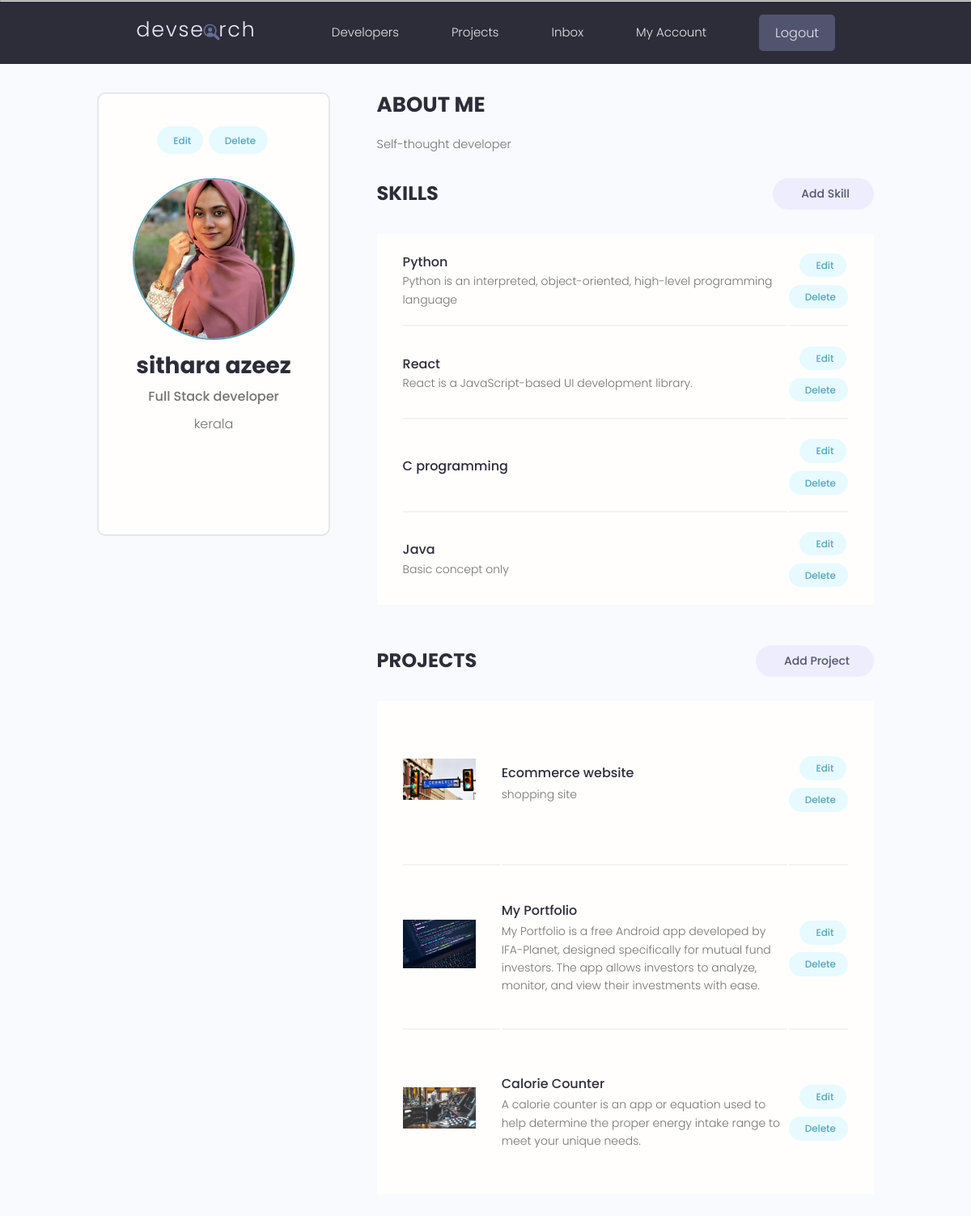
The app's page /account/ (signed in) with its own data.
### users/models.py (models this page shows, shortened)
class Profile(models.Model):
    user = models.OneToOneField(User, on_delete=models.CASCADE, null=True, blank=True )
    name = models.CharField(max_length=200, null=True, blank=True)
    username = models.CharField(max_length=200, null=True, blank=True)
    location = models.CharField(max_length=200, null=True, blank=True)
    email = models.EmailField(null=True, blank=True)
    short_intro = models.CharField(max_length=1000, null=True, blank=True)
    bio = models.TextField(null=True, blank=True)
    profile_image = models.ImageField(upload_to='profiles/', null=True, blank=True, default='profiles/user.png')
    social_github = models.CharField(max_length=2000, null = True, blank = True)
    social_twitter = models.CharField(max_length=2000, null = True, blank = True)
    social_youtube = models.CharField(max_length=2000, null = True, blank = True)
    social_linkedin = models.CharField(max_length=2000, null = True, blank = True)
    social_website = models.CharField(max_length=2000, null = True, blank = True)

class Skill(models.Model):
    owner = models.ForeignKey(Profile, on_delete=models.CASCADE, null=True, blank=True)
    name = models.CharField(max_length=100, null=True, blank=True)
    description = models.TextField(null=True, blank=True)
    created = models.DateTimeField(auto_now_add=True)

### project/models.py (models this page shows, shortened)
class Project(models.Model):
    owner = models.ForeignKey(Profile,on_delete=models.SET_NULL, null=True, blank=True)
    title = models.CharField(max_length = 200)
    image = models.ImageField(upload_to='photos/', null=True, blank=True, default="photos/default.jpg")
    description = models.TextField(null = True, blank = True)
    demo_link = models.CharField(max_length=2000, null = True, blank = True)
    source_link = models.CharField(max_length=2000, null = True, blank = True)
    tags = models.ManyToManyField('Tag',blank=True)
    created = models.DateTimeField(auto_now_add = True)
    published = models.DateTimeField(default=timezone.now)
    vote_total = models.IntegerField(default=0,null=True,blank=True)
    vote_ratio = models.IntegerField(default=0,null=True,blank=True)

### users/views.py (the view)
# urls.py: path('account/', views.userAccount, name='account'),
def userAccount(request):
    profile = request.user.profile
    context = {
        'profile':profile,
    }
    return render(request, 'users/account.html', context)

### users/templates/users/account.html (shortened to what this page needs)
{% extends 'main.html' %}
{% block content %}
<main class="settingsPage profile my-md">
    <div class="container">
      <div class="layout">
        <div class="column column--1of3">
          <div class="card text-center">
            <div class="card__body dev">
              <a class="tag tag--pill tag--main settings__btn" href="{% url 'users:edit-account' %}"> Edit</a>
              <a class="tag tag--pill tag--main settings__btn" href="{% url 'users:delete-account' %}?next=/account/"> Delete</a>
              <img class="avatar avatar--xl dev__avatar" src="{{profile.profile_image.url}}" />
              <h2 class="dev__name">{{profile.name}}</h2>
              <p class="dev__title">{{profile.short_intro | slice:"50"}}</p>
              <p class="dev__location">{{profile.location}}</p>
              <ul class="dev__social">
              </ul>
            </div>
          </div>
        </div>
        <div class="column column--2of3">
          <div class="devInfo">
            <h3 class="devInfo__title">About Me</h3>
            <p class="devInfo__about">
             {{profile.bio}}
            </p>
          </div>
          <div class="settings">
            <h3 class="settings__title">Skills</h3>
            <a class="tag tag--pill tag--sub settings__btn tag--lg" href="{% url 'users:create-skill' %}"> Add Skill</a>
          </div>
          <table class="settings__table">
            {% for skill in profile.skill_set.all %}
            <tr>
              <td class="settings__tableInfo">
                <h4>{{skill.name}}</h4>
                <p>
                    {{skill.description}}
                </p>
              </td>
              <td class="settings__tableActions">
                <a class="tag tag--pill tag--main settings__btn" href="{% url 'users:update-skill' skill.id %}"> Edit</a>
                <a class="tag tag--pill tag--main settings__btn" href="{% url 'users:delete-skill' skill.id %}?next=/account/">
                  Delete</a>
              </td>
            </tr>
            {% endfor %}
          </table>
          <div class="settings">
            <h3 class="settings__title">Projects</h3>
            <a class="tag tag--pill tag--sub settings__btn tag--lg" href="{% url 'project:create-project' %}"> Add Project</a>
          </div>
          <table class="settings__table">
            {% for project in profile.project_set.all %}
            <tr>
              <td class="settings__thumbnail">
                <a href="{% url 'project:project' project.id %}"><img src="{{project.image.url}}" alt="Project Thumbnail" /></a>
              </td>
              <td class="settings__tableInfo">
                <a href="{% url 'project:project' project.id %}">{{project.title}}</a>
                <p>
                    {{project.description}}
                </p>
              </td>
              <td class="settings__tableActions">
                <a class="tag tag--pill tag--main settings__btn" href="{% url 'project:update-project' project.id %}"> Edit</a>
                <a class="tag tag--pill tag--main settings__btn" href="{% url 'project:delete-project' project.id %}?next=/account/">
                  Delete</a>
              </td>
            </tr>
            {% endfor %}
          </table>
        </div>
      </div>
    </div>
  </main>
{% endblock %}

### static/styles/app.css (style rules this page uses)
:root { --color-sub: #2d2d39; }
.card { border: 2px solid var(--color-light); }
img { width: 100%; }
.profile .card > .dev { padding: 4rem; }
.dev__avatar { display: block; margin: auto; }
.dev__name { color: var(--color-sub); font-size: 2.8rem; font-weight: 700; margin-top: 1rem; margin-bottom: 0.5rem; }
.dev__title { font-size: 1.6rem; font-weight: 500; line-height: 1.3; }
.dev__location { margin-top: 1rem; }
.dev__social { margin: 3rem 0; list-style: none; display: flex; justify-content: center; gap: 1.5rem; }
.devInfo { margin-bottom: 3rem; }
.devInfo__title, .devInfo__subtitle { font-size: 2.6rem; color: var(--color-sub); text-transform: uppercase; font-weight: 700; margin-bottom: 1.5rem; }
.devInfo__about, .devSkill__info { font-size: 1.45rem; line-height: 1.7; text-align: justify; }
.settingsPage .dev > .settings__btn { display: inline-block; margin-bottom: 3rem; }
.settings { display: flex; justify-content: space-between; align-items: center; }
.settings__title { font-size: 2.4rem; text-transform: uppercase; font-weight: 700; color: var(--color-sub); }
.settings__table { margin-top: 3rem; margin-bottom: 5rem; padding: 0 3rem; background: var(--color-white); }
.settings__table tr { width: 100%; }
.settings__table tr > td { padding: 2rem 0; }
.settings__table tr:not(:last-child) td { border-bottom: 2px solid var(--color-white-light); }
.settings__thumbnail { width: 23%; min-width: 10rem; }
.settings__thumbnail img { padding-right: 3rem; height: 15rem; object-fit: contain; }
.settings__tableInfo { width: 100%; }
.settings__tableInfo h4, .settings__tableInfo a { padding-right: 1rem; width: auto; font-size: 1.6rem; font-weight: 500; color: var(--color-sub); }
.settings__tableInfo p { font-size: 1.4rem; }
.settings__tableActions { text-align: right; }

### static/uikit/styles/modules/_variables.css (style rules this page uses)
:root { --color-main: #5aa5b9; --color-main-light: #e6faff; --color-sub: #3f4156; --color-sub-light: #51546e; --color-sub-lighter: #ededfd; --color-text: #737373; --color-gray: #8b8b8b; --color-light: #e5e7eb; --color-light-gray: #767676; --color-bg: #f8fafd; --color-white: #fffefd; --color-white-light: #f3f3f3; --color-success: #359e64; --color-success-bg: #def8e8; --color-error: #fc4b0b; --color-error-bg: #fff2ee; --font-base: 'Poppins', arial, helvetica, 'Segoe UI', roboto, ubuntu, sans-serif; --font-monospace: 'Fira Code', 'Courier New', courier, monospace; --font-regular: 300; --font-medium: 500; --font-bold: 700; --generic-shadow: 1px 1px 5px #00000010; --generic-transition: all 0.3s ease-in-out; }

### static/uikit/styles/modules/_base.css (style rules this page uses)
* { margin: 0; padding: 0; box-sizing: border-box; text-rendering: optimizeLegibility; color: inherit; font-size: inherit; }
html { font-size: 50%; }
@media only screen and (min-width: 480px) { html { font-size: 56.25%; } }
@media only screen and (min-width: 1200px) { html { font-size: 62.5%; } }
body { line-height: 1.6; font-weight: 400; font-size: 1.5rem; color: var(--color-text); background-color: var(--color-bg); min-height: 100vh; }

### static/uikit/styles/modules/_typography.css (style rules this page uses)
* { font-family: var(--font-base); }
h2 { font-size: 3.6rem; font-weight: var(--font-bold); }
h3 { font-size: 3.2rem; font-weight: var(--font-medium); }
h4 { font-size: 2.8rem; font-weight: var(--font-medium); }
p, span, strong { font-size: 1.6rem; color: var(--color-text); font-weight: var(--font-regular); }
a { padding-bottom: 2px; text-decoration: none; display: inline-block; color: var(--color-main); font-weight: var(--font-medium); }

### static/uikit/styles/modules/_utilities.css (style rules this page uses)
.container { width: 92%; max-width: 165rem; margin: 0 auto; box-sizing: border-box; }
@media screen and (min-width: 1000px) { .container { width: 90%; } }
@media screen and (min-width: 1200px) { .container { width: 80%; } }
.text-center { text-align: center; }
.my-md { margin: 3rem auto; }

### static/uikit/styles/modules/_avatar.css (style rules this page uses)
.avatar { border-radius: 50%; border: 2px solid var(--color-main); object-fit: cover; }
.avatar--xl { height: 20rem; width: 20rem; }

### static/uikit/styles/modules/_card.css (style rules this page uses)
.card { border-radius: 1rem; background-color: var(--color-white); border: 1.5px solid var(--color-light); width: auto; height: auto; margin-top: 0.5rem; margin-bottom: 0.5rem; overflow: hidden; }
.card__body, .card__header { padding: 2rem 2.5rem; }

### static/uikit/styles/modules/_layout.css (style rules this page uses)
.layout { display: flex; flex-flow: row wrap; justify-content: space-between; }
.layout > .column { margin-bottom: 3rem; }
.layout > .column.column--1of3 { flex-basis: 30%; }
.layout > .column.column--2of3 { flex-basis: 64%; }

### records on screen
Profile: profile_image (picture), name "sithara azeez", short_intro "Full Stack developer", location "kerala", bio "Self-thought developer"
Skill: name "Python", description "Python is an interpreted, object-oriented, high-level programming language"
Skill: name "React", description "React is a JavaScript-based UI development library."
Skill: name "C programming"
Skill: name "Java", description "Basic concept only"
Project: image (picture), title "Ecommerce website", description "shopping site"
Project: image (picture), title "My Portfolio", description "My Portfolio is a free Android app developed by IFA-Planet, designed specifically for mutual fund investors. The app allows investors to analyze, monitor, and view their investments with ease."
Project: image (picture), title "Calorie Counter", description "A calorie counter is an app or equation used to help determine the proper energy intake range to meet your unique needs."
